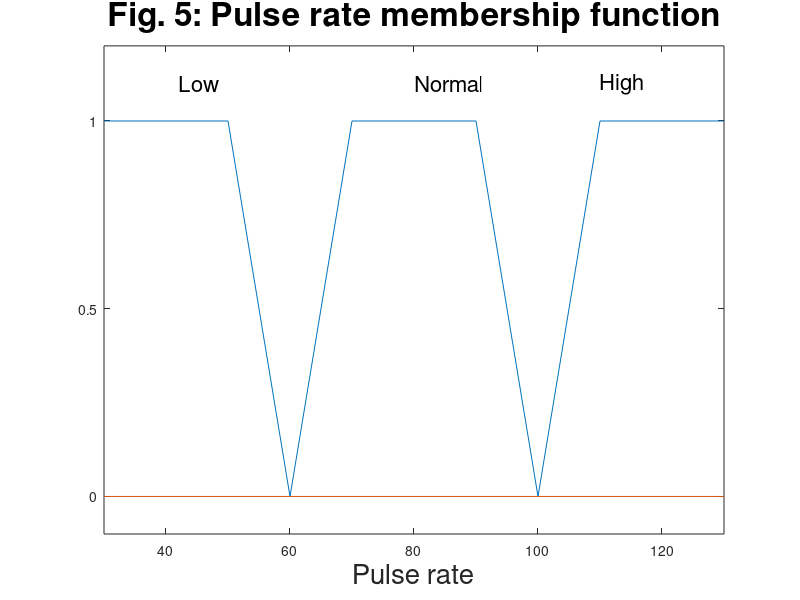

This chart was generated by the following MATLAB code:
# Fig 5
x   = (30:10:130);
y   = [1,1,1,0,1,1,1,0,1,1,1];
y2  = [0,0,0,0,0,0,0,0,0,0,0];

figure;
plot( x, y, x, y2 );

title ("Fig. 5: Pulse rate membership function", "FontSize", 24 );
xlabel ("Pulse rate", "FontSize", 20 );

ylim([-0.1  1.2]);
xlim([30    130]);
yticks([0,0.5,1]);

text (42,  1.1,  "Low",    "FontSize", 16);
text (80,  1.1,  "Normal", "FontSize", 16);
text (110, 1.1,  "High",   "FontSize", 16);

